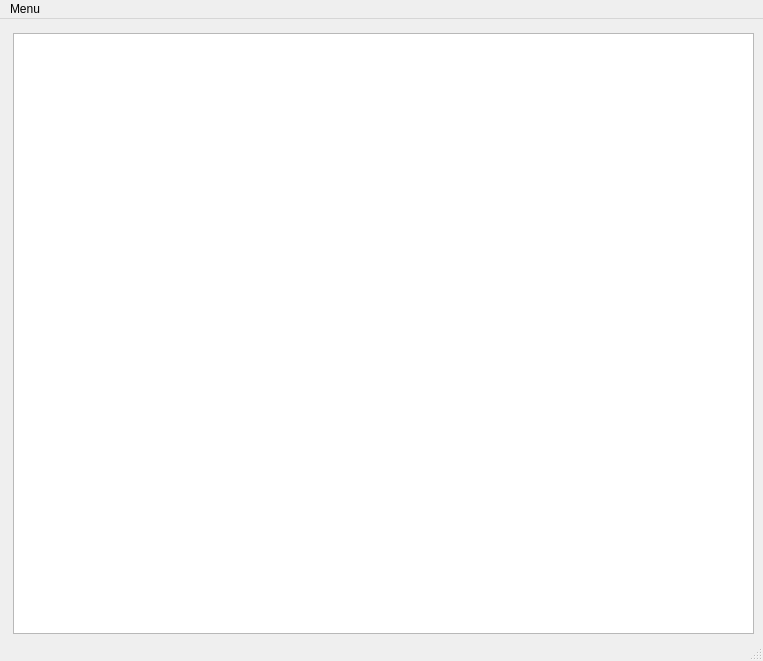
<?xml version="1.0" encoding="UTF-8"?>
<ui version="4.0">
 <class>PersonneGUI</class>
 <widget class="QMainWindow" name="PersonneGUI">
  <property name="geometry">
   <rect>
    <x>0</x>
    <y>0</y>
    <width>763</width>
    <height>661</height>
   </rect>
  </property>
  <property name="windowTitle">
   <string>PersonneGUI</string>
  </property>
  <widget class="QWidget" name="centralwidget">
   <widget class="QTextEdit" name="affichage">
    <property name="geometry">
     <rect>
      <x>13</x>
      <y>14</y>
      <width>741</width>
      <height>601</height>
     </rect>
    </property>
   </widget>
  </widget>
  <widget class="QMenuBar" name="menubar">
   <property name="geometry">
    <rect>
     <x>0</x>
     <y>0</y>
     <width>763</width>
     <height>22</height>
    </rect>
   </property>
   <widget class="QMenu" name="menuMenu">
    <property name="title">
     <string>Menu</string>
    </property>
    <widget class="QMenu" name="menuAjouter_une_Personne">
     <property name="title">
      <string>Ajouter une Personne</string>
     </property>
     <addaction name="actionEntraineur"/>
     <addaction name="actionJoueur"/>
    </widget>
    <addaction name="menuAjouter_une_Personne"/>
    <addaction name="actionSupprimer_une_Personne"/>
    <addaction name="actionQuitter"/>
   </widget>
   <addaction name="menuMenu"/>
  </widget>
  <widget class="QStatusBar" name="statusbar"/>
  <action name="actionSupprimer_une_Personne">
   <property name="text">
    <string>Supprimer une Personne</string>
   </property>
  </action>
  <action name="actionQuitter">
   <property name="text">
    <string>Quitter</string>
   </property>
  </action>
  <action name="actionEntraineur">
   <property name="text">
    <string>Entraineur</string>
   </property>
  </action>
  <action name="actionJoueur">
   <property name="text">
    <string>Joueur</string>
   </property>
  </action>
 </widget>
 <resources/>
 <connections>
  <connection>
   <sender>actionQuitter</sender>
   <signal>triggered()</signal>
   <receiver>PersonneGUI</receiver>
   <slot>close()</slot>
   <hints>
    <hint type="sourcelabel">
     <x>-1</x>
     <y>-1</y>
    </hint>
    <hint type="destinationlabel">
     <x>264</x>
     <y>156</y>
    </hint>
   </hints>
  </connection>
  <connection>
   <sender>actionEntraineur</sender>
   <signal>triggered()</signal>
   <receiver>PersonneGUI</receiver>
   <slot>dialogEntraineur()</slot>
   <hints>
    <hint type="sourcelabel">
     <x>-1</x>
     <y>-1</y>
    </hint>
    <hint type="destinationlabel">
     <x>264</x>
     <y>265</y>
    </hint>
   </hints>
  </connection>
  <connection>
   <sender>actionJoueur</sender>
   <signal>triggered()</signal>
   <receiver>PersonneGUI</receiver>
   <slot>dialogEntraineur()</slot>
   <hints>
    <hint type="sourcelabel">
     <x>-1</x>
     <y>-1</y>
    </hint>
    <hint type="destinationlabel">
     <x>264</x>
     <y>265</y>
    </hint>
   </hints>
  </connection>
 </connections>
 <slots>
  <slot>dialogEntraineur()</slot>
 </slots>
</ui>
